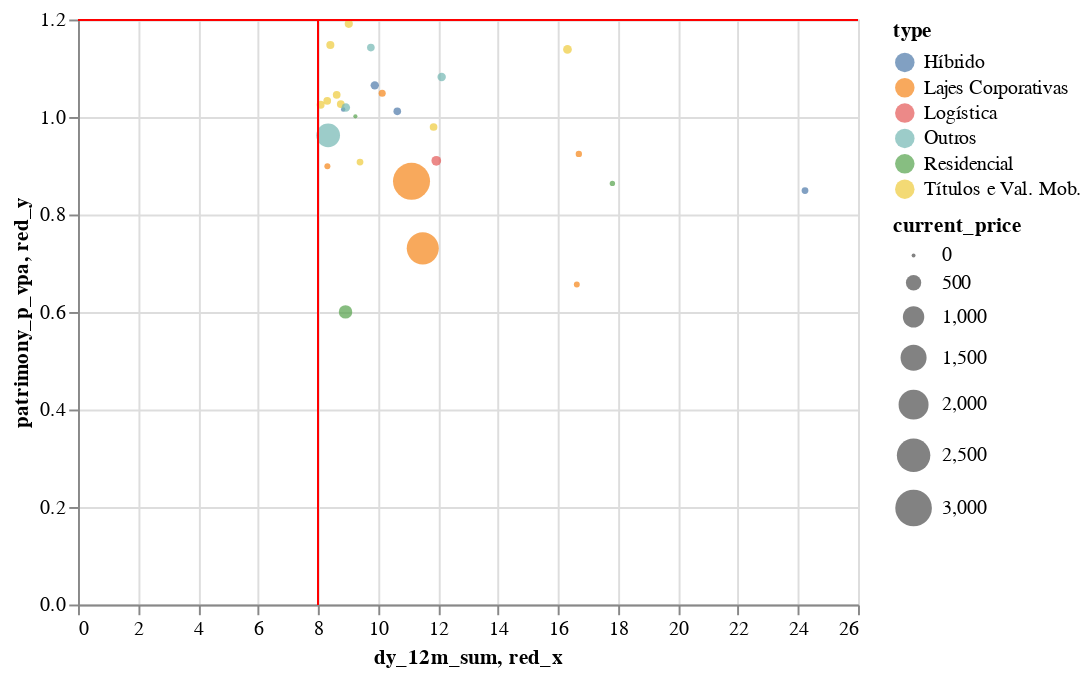

Notebook code cell kept with this figure:
### Code cell
red_box_plot = original_red_box(red_box_df)
red_box_plot

### Figure 1 — Vega-Lite specification as saved in the notebook (floating-point values rounded to 4 significant figures)
{"config": {"view": {"continuousWidth": 400, "continuousHeight": 300}}, "layer": [{"mark": {"type": "circle", "size": 60}, "encoding": {"color": {"type": "nominal", "field": "type"}, "size": {"type": "quantitative", "field": "current_price"}, "tooltip": [{"type": "nominal", "field": "code"}, {"type": "nominal", "field": "type"}, {"type": "quantitative", "field": "current_price"}, {"type": "quantitative", "field": "dy_current"}, {"type": "quantitative", "field": "patrimony_p_vpa"}, {"type": "quantitative", "field": "dy_12m_sum"}], "x": {"type": "quantitative", "field": "dy_12m_sum"}, "y": {"type": "quantitative", "field": "patrimony_p_vpa"}}, "selection": {"selector065": {"type": "interval", "bind": "scales", "encodings": ["x", "y"]}}}, {"mark": {"type": "rule", "color": "red"}, "encoding": {"size": {"value": 1}, "x": {"type": "quantitative", "field": "red_x"}}}, {"mark": {"type": "rule", "color": "red"}, "encoding": {"size": {"value": 1}, "y": {"type": "quantitative", "field": "red_y"}}}], "data": {"name": "data-385a1391bc36a56ebe2041ac3fa37aa1"}, "transform": [{"calculate": "8", "as": "red_x"}, {"calculate": "1.2", "as": "red_y"}], "$schema": "https://vega.github.io/schema/vega-lite/v4.8.1.json", "datasets": {"data-385a1391bc36a56ebe2041ac3fa37aa1": [{"code": "RBDS11", "url": "/funds/rbds11", "type": "Residencial", "current_price": 31.0, "dividend": 70.0, "dy_current": 0.3826, "dy_3m_sum": 3.38, "dy_6m_sum": 6.821, "dy_12m_sum": 17.81, "dy_3m_avg": 1.127, "dy_6m_avg": 1.137, "dy_12m_avg": 1.484, "dy_annual": 13.35, "price_variation": -21.63, "profitability_period": -21.33, "profitability_sum_ytd": -29.55, "patrimony_net_value": 4541000.0, "patrimony_vpa": 35.89, "patrimony_p_vpa": 0.8637, "patrimony_dy": null, "patrimony_variation": null, "patrimony_profitability_period": null, "patrimony_profitability_sum_ytd": null, "vacancy_physical": null, "vacancy_financial": null, "realty": 0}, {"code": "KNRE11", "url": "/funds/knre11", "type": "Residencial", "current_price": 4.15, "dividend": 3035.0, "dy_current": 3.92, "dy_3m_sum": 5.108, "dy_6m_sum": 5.108, "dy_12m_sum": 9.246, "dy_3m_avg": 1.703, "dy_6m_avg": 0.8514, "dy_12m_avg": 0.7705, "dy_annual": 7.82, "price_variation": 5.28, "profitability_period": 9.407, "profitability_sum_ytd": -24.78, "patrimony_net_value": 76870000.0, "patrimony_vpa": 4.145, "patrimony_p_vpa": 1.001, "patrimony_dy": null, "patrimony_variation": null, "patrimony_profitability_period": null, "patrimony_profitability_sum_ytd": null, "vacancy_physical": null, "vacancy_financial": null, "realty": 0}, {"code": "TFOF11", "url": "/funds/tfof11", "type": "Títulos e Val. Mob.", "current_price": 138.0, "dividend": 3113.0, "dy_current": 1.717, "dy_3m_sum": 6.421, "dy_6m_sum": 8.142, "dy_12m_sum": 16.32, "dy_3m_avg": 2.14, "dy_6m_avg": 1.357, "dy_12m_avg": 1.36, "dy_annual": 8.142, "price_variation": -1.429, "profitability_period": 0.2643, "profitability_sum_ytd": -6.224, "patrimony_net_value": 103100000.0, "patrimony_vpa": 121.2, "patrimony_p_vpa": 1.139, "patrimony_dy": 1.956, "patrimony_variation": 2.155, "patrimony_profitability_period": 4.153, "patrimony_profitability_sum_ytd": -2.707, "vacancy_physical": null, "vacancy_financial": null, "realty": 0}, {"code": "FIIP11B", "url": "/funds/fiip11b", "type": "Logística", "current_price": 180.2, "dividend": 1925.0, "dy_current": 0.2868, "dy_3m_sum": 6.373, "dy_6m_sum": 7.909, "dy_12m_sum": 11.94, "dy_3m_avg": 2.124, "dy_6m_avg": 1.318, "dy_12m_avg": 0.9953, "dy_annual": 9.534, "price_variation": -0.5528, "profitability_period": -0.2675, "profitability_sum_ytd": 4.316, "patrimony_net_value": 183500000.0, "patrimony_vpa": 198.0, "patrimony_p_vpa": 0.9102, "patrimony_dy": 0.2867, "patrimony_variation": 0.4024, "patrimony_profitability_period": 0.6903, "patrimony_profitability_sum_ytd": 11.19, "vacancy_physical": 0.0, "vacancy_financial": null, "realty": 7}, {"code": "MFII11", "url": "/funds/mfii11", "type": "Híbrido", "current_price": 125.0, "dividend": 4822.0, "dy_current": 0.7805, "dy_3m_sum": 2.355, "dy_6m_sum": 5.045, "dy_12m_sum": 9.892, "dy_3m_avg": 0.7851, "dy_6m_avg": 0.8408, "dy_12m_avg": 0.8243, "dy_annual": 5.775, "price_variation": -1.757, "profitability_period": -0.9904, "profitability_sum_ytd": -4.842, "patrimony_net_value": 293800000.0, "patrimony_vpa": 117.4, "patrimony_p_vpa": 1.065, "patrimony_dy": 0.8178, "patrimony_variation": 4.699, "patrimony_profitability_period": 5.555, "patrimony_profitability_sum_ytd": 4.527, "vacancy_physical": null, "vacancy_financial": null, "realty": 9}, {"code": "FAMB11B", "url": "/funds/famb11b", "type": "Lajes Corporativas", "current_price": 3070.0, "dividend": 52.0, "dy_current": 0.8101, "dy_3m_sum": 2.609, "dy_6m_sum": 5.81, "dy_12m_sum": 11.12, "dy_3m_avg": 0.8696, "dy_6m_avg": 0.9683, "dy_12m_avg": 0.9264, "dy_annual": 6.651, "price_variation": -11.04, "profitability_period": -10.32, "profitability_sum_ytd": -0.9274, "patrimony_net_value": 370600000.0, "patrimony_vpa": 3536.0, "patrimony_p_vpa": 0.8682, "patrimony_dy": 0.7331, "patrimony_variation": 0.5351, "patrimony_profitability_period": 1.272, "patrimony_profitability_sum_ytd": 9.163, "vacancy_physical": 0.0, "vacancy_financial": null, "realty": 1}, {"code": "BBFI11B", "url": "/funds/bbfi11b", "type": "Lajes Corporativas", "current_price": 2293.0, "dividend": 118.0, "dy_current": 1.102, "dy_3m_sum": 2.927, "dy_6m_sum": 6.083, "dy_12m_sum": 11.49, "dy_3m_avg": 0.9755, "dy_6m_avg": 1.014, "dy_12m_avg": 0.9577, "dy_annual": 6.955, "price_variation": -13.43, "profitability_period": -12.48, "profitability_sum_ytd": -16.51, "patrimony_net_value": 408100000.0, "patrimony_vpa": 3139.0, "patrimony_p_vpa": 0.7305, "patrimony_dy": 0.8069, "patrimony_variation": 0.0331, "patrimony_profitability_period": 0.8403, "patrimony_profitability_sum_ytd": 5.457, "vacancy_physical": 72.2, "vacancy_financial": null, "realty": 2}, {"code": "CXCE11B", "url": "/funds/cxce11b", "type": "Outros", "current_price": 98.5, "dividend": 337.0, "dy_current": 0.8157, "dy_3m_sum": 2.404, "dy_6m_sum": 4.977, "dy_12m_sum": 9.762, "dy_3m_avg": 0.8015, "dy_6m_avg": 0.8295, "dy_12m_avg": 0.8135, "dy_annual": 5.711, "price_variation": -96.09, "profitability_period": -96.05, "profitability_sum_ytd": -96.18, "patrimony_net_value": 147700000.0, "patrimony_vpa": 86.23, "patrimony_p_vpa": 1.142, "patrimony_dy": 0.9441, "patrimony_variation": -96.0, "patrimony_profitability_period": -95.97, "patrimony_profitability_sum_ytd": -95.76, "vacancy_physical": 0.0, "vacancy_financial": null, "realty": 1}, {"code": "HFOF11", "url": "/funds/hfof11", "type": "Títulos e Val. Mob.", "current_price": 113.6, "dividend": 22980.0, "dy_current": 0.4292, "dy_3m_sum": 2.19, "dy_6m_sum": 4.26, "dy_12m_sum": 8.411, "dy_3m_avg": 0.7301, "dy_6m_avg": 0.71, "dy_12m_avg": 0.7009, "dy_annual": 4.803, "price_variation": 1.702, "profitability_period": 2.139, "profitability_sum_ytd": -1.044, "patrimony_net_value": 1668000000.0, "patrimony_vpa": 98.97, "patrimony_p_vpa": 1.148, "patrimony_dy": 0.5052, "patrimony_variation": -3.431, "patrimony_profitability_period": -2.943, "patrimony_profitability_sum_ytd": -4.552, "vacancy_physical": null, "vacancy_financial": null, "realty": 0}, {"code": "XPCM11", "url": "/funds/xpcm11", "type": "Lajes Corporativas", "current_price": 56.97, "dividend": 15640.0, "dy_current": 1.626, "dy_3m_sum": 4.319, "dy_6m_sum": 9.127, "dy_12m_sum": 16.69, "dy_3m_avg": 1.44, "dy_6m_avg": 1.521, "dy_12m_avg": 1.391, "dy_annual": 10.42, "price_variation": -5.752, "profitability_period": -4.219, "profitability_sum_ytd": 2.776, "patrimony_net_value": 148800000.0, "patrimony_vpa": 61.64, "patrimony_p_vpa": 0.9242, "patrimony_dy": 1.574, "patrimony_variation": 0.5878, "patrimony_profitability_period": 2.171, "patrimony_profitability_sum_ytd": 10.01, "vacancy_physical": 0.0, "vacancy_financial": null, "realty": 1}, {"code": "MXRF11", "url": "/funds/mxrf11", "type": "Híbrido", "current_price": 10.4, "dividend": 783900.0, "dy_current": 0.6393, "dy_3m_sum": 1.923, "dy_6m_sum": 4.205, "dy_12m_sum": 8.84, "dy_3m_avg": 0.6409, "dy_6m_avg": 0.7008, "dy_12m_avg": 0.7367, "dy_annual": 4.889, "price_variation": -0.364, "profitability_period": 0.273, "profitability_sum_ytd": -1.569, "patrimony_net_value": 1259000000.0, "patrimony_vpa": 10.24, "patrimony_p_vpa": 1.015, "patrimony_dy": 0.6833, "patrimony_variation": -0.07034, "patrimony_profitability_period": 0.6125, "patrimony_profitability_sum_ytd": 5.393, "vacancy_physical": null, "vacancy_financial": null, "realty": 0}, {"code": "CTXT11", "url": "/funds/ctxt11", "type": "Lajes Corporativas", "current_price": 47.99, "dividend": 687.0, "dy_current": 0.7835, "dy_3m_sum": 2.29, "dy_6m_sum": 4.527, "dy_12m_sum": 8.313, "dy_3m_avg": 0.7634, "dy_6m_avg": 0.7546, "dy_12m_avg": 0.6927, "dy_annual": 5.173, "price_variation": -10.89, "profitability_period": -10.2, "profitability_sum_ytd": -13.23, "patrimony_net_value": 138500000.0, "patrimony_vpa": 53.38, "patrimony_p_vpa": 0.899, "patrimony_dy": 0.7119, "patrimony_variation": 0.05321, "patrimony_profitability_period": 0.7654, "patrimony_profitability_sum_ytd": 4.598, "vacancy_physical": 8.6, "vacancy_financial": null, "realty": 1}, {"code": "BARI11", "url": "/funds/bari11", "type": "Títulos e Val. Mob.", "current_price": 101.8, "dividend": 3616.0, "dy_current": 0.7139, "dy_3m_sum": 2.034, "dy_6m_sum": 4.169, "dy_12m_sum": 8.759, "dy_3m_avg": 0.6781, "dy_6m_avg": 0.6948, "dy_12m_avg": 0.7299, "dy_annual": 4.817, "price_variation": 1.979, "profitability_period": 2.707, "profitability_sum_ytd": -4.659, "patrimony_net_value": 221500000.0, "patrimony_vpa": 99.12, "patrimony_p_vpa": 1.027, "patrimony_dy": 0.7163, "patrimony_variation": -0.1327, "patrimony_profitability_period": 0.5826, "patrimony_profitability_sum_ytd": 3.947, "vacancy_physical": null, "vacancy_financial": null, "realty": 0}, {"code": "RBRD11", "url": "/funds/rbrd11", "type": "Híbrido", "current_price": 68.79, "dividend": 3649.0, "dy_current": 0.0468, "dy_3m_sum": 16.7, "dy_6m_sum": 19.06, "dy_12m_sum": 24.23, "dy_3m_avg": 5.565, "dy_6m_avg": 3.177, "dy_12m_avg": 2.019, "dy_annual": 19.11, "price_variation": -19.39, "profitability_period": -19.35, "profitability_sum_ytd": -7.509, "patrimony_net_value": 150000000.0, "patrimony_vpa": 81.02, "patrimony_p_vpa": 0.8491, "patrimony_dy": 0.04703, "patrimony_variation": 0.01589, "patrimony_profitability_period": 0.06292, "patrimony_profitability_sum_ytd": 25.93, "vacancy_physical": 0.0, "vacancy_financial": null, "realty": 4}, {"code": "BCRI11", "url": "/funds/bcri11", "type": "Títulos e Val. Mob.", "current_price": 108.3, "dividend": 5190.0, "dy_current": 0.6947, "dy_3m_sum": 2.105, "dy_6m_sum": 4.408, "dy_12m_sum": 8.088, "dy_3m_avg": 0.7016, "dy_6m_avg": 0.7347, "dy_12m_avg": 0.674, "dy_annual": 5.342, "price_variation": 2.291, "profitability_period": 3.001, "profitability_sum_ytd": -6.356, "patrimony_net_value": 314700000.0, "patrimony_vpa": 105.6, "patrimony_p_vpa": 1.025, "patrimony_dy": null, "patrimony_variation": null, "patrimony_profitability_period": null, "patrimony_profitability_sum_ytd": null, "vacancy_physical": null, "vacancy_financial": null, "realty": 0}, {"code": "RBFF11", "url": "/funds/rbff11", "type": "Títulos e Val. Mob.", "current_price": 70.01, "dividend": 7924.0, "dy_current": 0.7661, "dy_3m_sum": 1.849, "dy_6m_sum": 3.415, "dy_12m_sum": 9.401, "dy_3m_avg": 0.6162, "dy_6m_avg": 0.5692, "dy_12m_avg": 0.7834, "dy_annual": 4.243, "price_variation": -6.861, "profitability_period": -6.147, "profitability_sum_ytd": -24.84, "patrimony_net_value": 211200000.0, "patrimony_vpa": 77.14, "patrimony_p_vpa": 0.9076, "patrimony_dy": null, "patrimony_variation": null, "patrimony_profitability_period": null, "patrimony_profitability_sum_ytd": null, "vacancy_physical": null, "vacancy_financial": null, "realty": 0}, {"code": "SPTW11", "url": "/funds/sptw11", "type": "Lajes Corporativas", "current_price": 79.75, "dividend": 4765.0, "dy_current": 1.018, "dy_3m_sum": 2.695, "dy_6m_sum": 5.224, "dy_12m_sum": 10.14, "dy_3m_avg": 0.8984, "dy_6m_avg": 0.8706, "dy_12m_avg": 0.845, "dy_annual": 6.065, "price_variation": 3.511, "profitability_period": 4.565, "profitability_sum_ytd": -10.99, "patrimony_net_value": 136700000.0, "patrimony_vpa": 76.05, "patrimony_p_vpa": 1.049, "patrimony_dy": 0.9862, "patrimony_variation": -0.781, "patrimony_profitability_period": 0.1975, "patrimony_profitability_sum_ytd": 3.466, "vacancy_physical": 0.0, "vacancy_financial": null, "realty": 1}, {"code": "TGAR11", "url": "/funds/tgar11", "type": "Outros", "current_price": 129.7, "dividend": 21120.0, "dy_current": 0.8824, "dy_3m_sum": 2.888, "dy_6m_sum": 4.911, "dy_12m_sum": 8.927, "dy_3m_avg": 0.9627, "dy_6m_avg": 0.8185, "dy_12m_avg": 0.7439, "dy_annual": 5.319, "price_variation": -2.901, "profitability_period": -2.044, "profitability_sum_ytd": -2.464, "patrimony_net_value": 440900000.0, "patrimony_vpa": 127.2, "patrimony_p_vpa": 1.019, "patrimony_dy": 0.896, "patrimony_variation": -0.4569, "patrimony_profitability_period": 0.435, "patrimony_profitability_sum_ytd": 0.1829, "vacancy_physical": null, "vacancy_financial": null, "realty": 0}, {"code": "PORD11", "url": "/funds/pord11", "type": "Títulos e Val. Mob.", "current_price": 98.7, "dividend": 2387.0, "dy_current": 0.7317, "dy_3m_sum": 2.345, "dy_6m_sum": 4.43, "dy_12m_sum": 11.85, "dy_3m_avg": 0.7817, "dy_6m_avg": 0.7383, "dy_12m_avg": 0.9877, "dy_annual": 5.212, "price_variation": 7.313, "profitability_period": 8.098, "profitability_sum_ytd": -2.498, "patrimony_net_value": 198800000.0, "patrimony_vpa": 100.8, "patrimony_p_vpa": 0.9795, "patrimony_dy": 0.7192, "patrimony_variation": -0.2913, "patrimony_profitability_period": 0.4258, "patrimony_profitability_sum_ytd": 1.159, "vacancy_physical": null, "vacancy_financial": null, "realty": 0}, {"code": "RECT11", "url": "/funds/rect11", "type": "Híbrido", "current_price": 97.35, "dividend": 33340.0, "dy_current": 0.8382, "dy_3m_sum": 2.455, "dy_6m_sum": 5.016, "dy_12m_sum": 10.64, "dy_3m_avg": 0.8182, "dy_6m_avg": 0.836, "dy_12m_avg": 0.8869, "dy_annual": 5.798, "price_variation": -4.798, "profitability_period": -4.0, "profitability_sum_ytd": -1.184, "patrimony_net_value": 671100000.0, "patrimony_vpa": 96.24, "patrimony_p_vpa": 1.012, "patrimony_dy": null, "patrimony_variation": null, "patrimony_profitability_period": null, "patrimony_profitability_sum_ytd": null, "vacancy_physical": 9.7, "vacancy_financial": null, "realty": 7}, {"code": "UBSR11", "url": "/funds/ubsr11", "type": "Títulos e Val. Mob.", "current_price": 101.7, "dividend": 16670.0, "dy_current": 0.6986, "dy_3m_sum": 2.083, "dy_6m_sum": 4.6, "dy_12m_sum": 8.623, "dy_3m_avg": 0.6942, "dy_6m_avg": 0.7667, "dy_12m_avg": 0.7186, "dy_annual": 5.609, "price_variation": -1.378, "profitability_period": -0.689, "profitability_sum_ytd": -0.9747, "patrimony_net_value": 666900000.0, "patrimony_vpa": 97.27, "patrimony_p_vpa": 1.045, "patrimony_dy": null, "patrimony_variation": null, "patrimony_profitability_period": null, "patrimony_profitability_sum_ytd": null, "vacancy_physical": null, "vacancy_financial": null, "realty": 0}, {"code": "MBRF11", "url": "/funds/mbrf11", "type": "Outros", "current_price": 1237.0, "dividend": 23.0, "dy_current": 0.708, "dy_3m_sum": 2.101, "dy_6m_sum": 4.301, "dy_12m_sum": 8.339, "dy_3m_avg": 0.7004, "dy_6m_avg": 0.7168, "dy_12m_avg": 0.6949, "dy_annual": 4.95, "price_variation": -4.787, "profitability_period": -4.112, "profitability_sum_ytd": 1.936, "patrimony_net_value": 130700000.0, "patrimony_vpa": 1286.0, "patrimony_p_vpa": 0.9624, "patrimony_dy": 0.7001, "patrimony_variation": 0.02124, "patrimony_profitability_period": 0.7215, "patrimony_profitability_sum_ytd": 5.12, "vacancy_physical": 0.0, "vacancy_financial": null, "realty": 2}, {"code": "DMAC11", "url": "/funds/dmac11", "type": "Residencial", "current_price": 375.7, "dividend": 738.0, "dy_current": 0.7091, "dy_3m_sum": 2.24, "dy_6m_sum": 4.526, "dy_12m_sum": 8.918, "dy_3m_avg": 0.7466, "dy_6m_avg": 0.7544, "dy_12m_avg": 0.7431, "dy_annual": 5.265, "price_variation": -0.528, "profitability_period": 0.1773, "profitability_sum_ytd": -39.44, "patrimony_net_value": 97710000.0, "patrimony_vpa": 625.9, "patrimony_p_vpa": 0.6003, "patrimony_dy": 0.3964, "patrimony_variation": 1.55, "patrimony_profitability_period": 1.952, "patrimony_profitability_sum_ytd": -13.0, "vacancy_physical": null, "vacancy_financial": null, "realty": 0}, {"code": "FEXC11", "url": "/funds/fexc11", "type": "Títulos e Val. Mob.", "current_price": 102.0, "dividend": 2229.0, "dy_current": 0.5823, "dy_3m_sum": 2.38, "dy_6m_sum": 4.893, "dy_12m_sum": 8.308, "dy_3m_avg": 0.7933, "dy_6m_avg": 0.8155, "dy_12m_avg": 0.6923, "dy_annual": 5.526, "price_variation": -4.945, "profitability_period": -4.391, "profitability_sum_ytd": -1.475, "patrimony_net_value": 241300000.0, "patrimony_vpa": 98.77, "patrimony_p_vpa": 1.033, "patrimony_dy": 0.6075, "patrimony_variation": -0.1168, "patrimony_profitability_period": 0.4899, "patrimony_profitability_sum_ytd": 3.392, "vacancy_physical": null, "vacancy_financial": null, "realty": 0}, {"code": "HCTR11", "url": "/funds/hctr11", "type": "Outros", "current_price": 126.7, "dividend": 14930.0, "dy_current": 0.9184, "dy_3m_sum": 2.681, "dy_6m_sum": 6.323, "dy_12m_sum": 12.12, "dy_3m_avg": 0.8936, "dy_6m_avg": 1.054, "dy_12m_avg": 1.01, "dy_annual": 7.524, "price_variation": 3.569, "profitability_period": 4.52, "profitability_sum_ytd": 5.669, "patrimony_net_value": 225400000.0, "patrimony_vpa": 117.1, "patrimony_p_vpa": 1.082, "patrimony_dy": 0.9987, "patrimony_variation": 0.5038, "patrimony_profitability_period": 1.508, "patrimony_profitability_sum_ytd": 10.32, "vacancy_physical": null, "vacancy_financial": null, "realty": 0}, {"code": "IRDM11", "url": "/funds/irdm11", "type": "Títulos e Val. Mob.", "current_price": 115.7, "dividend": 39520.0, "dy_current": 0.7328, "dy_3m_sum": 2.183, "dy_6m_sum": 4.348, "dy_12m_sum": 9.026, "dy_3m_avg": 0.7276, "dy_6m_avg": 0.7247, "dy_12m_avg": 0.7522, "dy_annual": 5.231, "price_variation": -2.119, "profitability_period": -1.401, "profitability_sum_ytd": 3.031, "patrimony_net_value": 1030000000.0, "patrimony_vpa": 97.11, "patrimony_p_vpa": 1.191, "patrimony_dy": 0.8717, "patrimony_variation": -1.482, "patrimony_profitability_period": -0.6232, "patrimony_profitability_sum_ytd": -1.624, "vacancy_physical": null, "vacancy_financial": null, "realty": 0}, {"code": "NEWU11", "url": "/funds/newu11", "type": "Lajes Corporativas", "current_price": 45.5, "dividend": 433.0, "dy_current": 0.0, "dy_3m_sum": 0.0, "dy_6m_sum": 0.5556, "dy_12m_sum": 16.63, "dy_3m_avg": 0.0, "dy_6m_avg": 0.09259, "dy_12m_avg": 1.386, "dy_annual": 0.6131, "price_variation": -4.04, "profitability_period": -4.04, "profitability_sum_ytd": -31.62, "patrimony_net_value": 51430000.0, "patrimony_vpa": 69.31, "patrimony_p_vpa": 0.6565, "patrimony_dy": 0.0, "patrimony_variation": -22.29, "patrimony_profitability_period": -22.29, "patrimony_profitability_sum_ytd": -22.25, "vacancy_physical": 42.3, "vacancy_financial": null, "realty": 3}]}}
